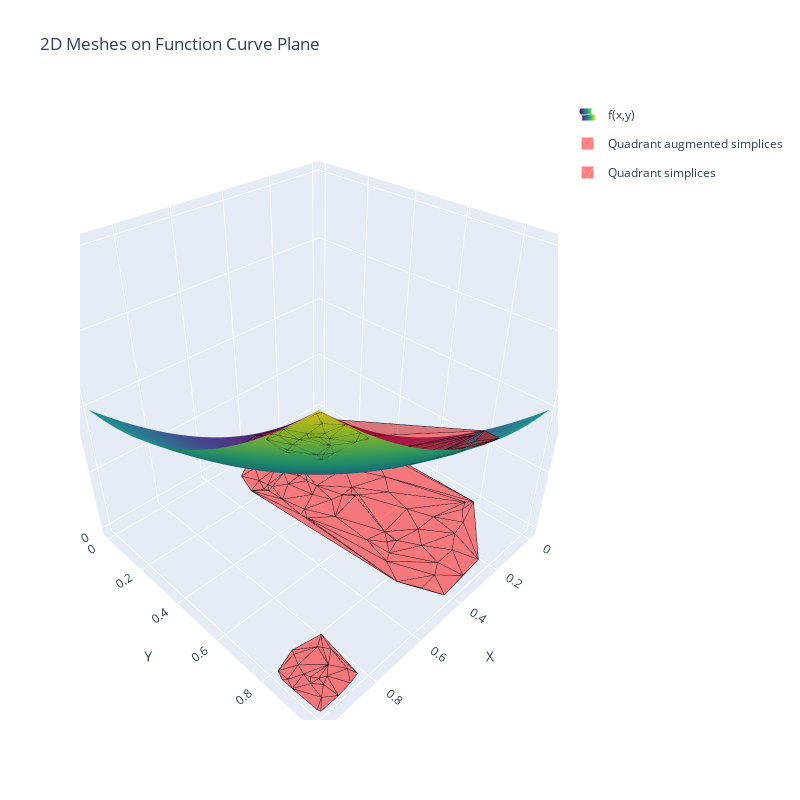

The code cell stored with this chart in its notebook:
### Code cell
# Create the plot
fig = plot_augmented_2d_meshes(func_2d, asvd_quadrants.simplices_xy, 'Quadrant', 'red')
fig.show()
